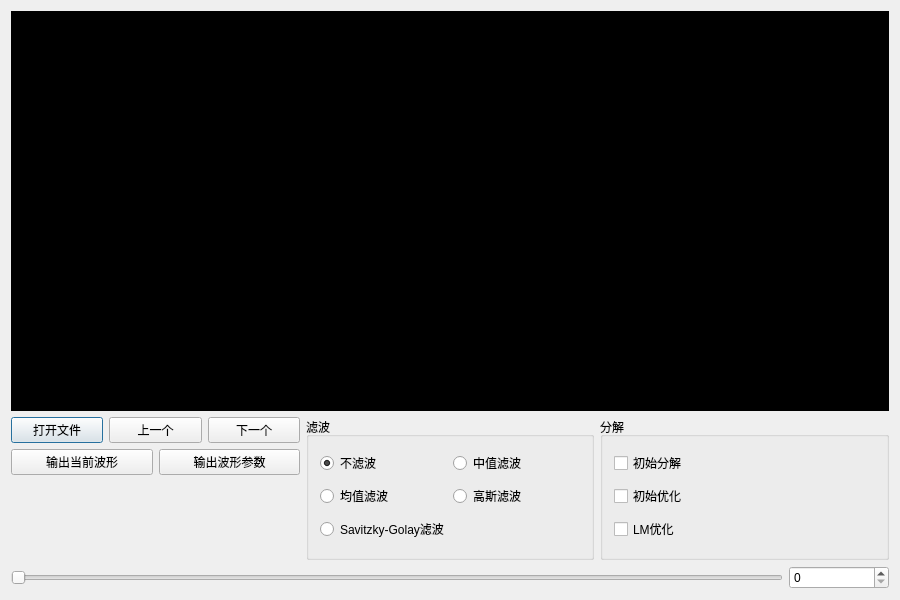
<?xml version="1.0" encoding="UTF-8"?>
<ui version="4.0">
 <class>WaveProDlgClass</class>
 <widget class="QDialog" name="WaveProDlgClass">
  <property name="geometry">
   <rect>
    <x>0</x>
    <y>0</y>
    <width>900</width>
    <height>600</height>
   </rect>
  </property>
  <property name="sizePolicy">
   <sizepolicy hsizetype="Expanding" vsizetype="Expanding">
    <horstretch>0</horstretch>
    <verstretch>0</verstretch>
   </sizepolicy>
  </property>
  <property name="minimumSize">
   <size>
    <width>900</width>
    <height>600</height>
   </size>
  </property>
  <property name="windowTitle">
   <string>WaveProDlg</string>
  </property>
  <layout class="QVBoxLayout" name="verticalLayout">
   <item>
    <layout class="QHBoxLayout" name="horizontalLayout_4"/>
   </item>
   <item>
    <widget class="WavePlotter" name="waveplotter" native="true">
     <property name="minimumSize">
      <size>
       <width>600</width>
       <height>400</height>
      </size>
     </property>
     <property name="palette">
      <palette>
       <active>
        <colorrole role="Button">
         <brush brushstyle="SolidPattern">
          <color alpha="255">
           <red>0</red>
           <green>0</green>
           <blue>0</blue>
          </color>
         </brush>
        </colorrole>
        <colorrole role="Base">
         <brush brushstyle="SolidPattern">
          <color alpha="255">
           <red>0</red>
           <green>0</green>
           <blue>0</blue>
          </color>
         </brush>
        </colorrole>
        <colorrole role="Window">
         <brush brushstyle="SolidPattern">
          <color alpha="255">
           <red>0</red>
           <green>0</green>
           <blue>0</blue>
          </color>
         </brush>
        </colorrole>
       </active>
       <inactive>
        <colorrole role="Button">
         <brush brushstyle="SolidPattern">
          <color alpha="255">
           <red>0</red>
           <green>0</green>
           <blue>0</blue>
          </color>
         </brush>
        </colorrole>
        <colorrole role="Base">
         <brush brushstyle="SolidPattern">
          <color alpha="255">
           <red>0</red>
           <green>0</green>
           <blue>0</blue>
          </color>
         </brush>
        </colorrole>
        <colorrole role="Window">
         <brush brushstyle="SolidPattern">
          <color alpha="255">
           <red>0</red>
           <green>0</green>
           <blue>0</blue>
          </color>
         </brush>
        </colorrole>
       </inactive>
       <disabled>
        <colorrole role="Button">
         <brush brushstyle="SolidPattern">
          <color alpha="255">
           <red>0</red>
           <green>0</green>
           <blue>0</blue>
          </color>
         </brush>
        </colorrole>
        <colorrole role="Base">
         <brush brushstyle="SolidPattern">
          <color alpha="255">
           <red>0</red>
           <green>0</green>
           <blue>0</blue>
          </color>
         </brush>
        </colorrole>
        <colorrole role="Window">
         <brush brushstyle="SolidPattern">
          <color alpha="255">
           <red>0</red>
           <green>0</green>
           <blue>0</blue>
          </color>
         </brush>
        </colorrole>
       </disabled>
      </palette>
     </property>
     <property name="styleSheet">
      <string notr="true">QWidget{
background:black
}</string>
     </property>
    </widget>
   </item>
   <item>
    <layout class="QHBoxLayout" name="horizontalLayout_3">
     <item>
      <layout class="QVBoxLayout" name="verticalLayout_2">
       <item>
        <layout class="QHBoxLayout" name="horizontalLayout">
         <item>
          <widget class="QPushButton" name="openButton">
           <property name="text">
            <string>打开文件</string>
           </property>
          </widget>
         </item>
         <item>
          <widget class="QPushButton" name="previousButton">
           <property name="text">
            <string>上一个</string>
           </property>
          </widget>
         </item>
         <item>
          <widget class="QPushButton" name="nextButton">
           <property name="text">
            <string>下一个</string>
           </property>
          </widget>
         </item>
        </layout>
       </item>
       <item>
        <layout class="QHBoxLayout" name="horizontalLayout_2">
         <item>
          <widget class="QPushButton" name="outputwaveButton">
           <property name="text">
            <string>输出当前波形</string>
           </property>
          </widget>
         </item>
         <item>
          <widget class="QPushButton" name="outputptButton">
           <property name="text">
            <string>输出波形参数</string>
           </property>
          </widget>
         </item>
        </layout>
       </item>
       <item>
        <spacer name="verticalSpacer">
         <property name="orientation">
          <enum>Qt::Vertical</enum>
         </property>
         <property name="sizeHint" stdset="0">
          <size>
           <width>20</width>
           <height>40</height>
          </size>
         </property>
        </spacer>
       </item>
      </layout>
     </item>
     <item>
      <widget class="QGroupBox" name="filtergroupBox">
       <property name="minimumSize">
        <size>
         <width>111</width>
         <height>73</height>
        </size>
       </property>
       <property name="title">
        <string>滤波</string>
       </property>
       <layout class="QGridLayout" name="gridLayout">
        <item row="0" column="0">
         <widget class="QRadioButton" name="nofilterradioButton">
          <property name="text">
           <string>不滤波</string>
          </property>
          <property name="checked">
           <bool>true</bool>
          </property>
         </widget>
        </item>
        <item row="0" column="1">
         <widget class="QRadioButton" name="midradioButton">
          <property name="text">
           <string>中值滤波</string>
          </property>
         </widget>
        </item>
        <item row="1" column="0">
         <widget class="QRadioButton" name="meanradioButton">
          <property name="text">
           <string>均值滤波</string>
          </property>
         </widget>
        </item>
        <item row="1" column="1">
         <widget class="QRadioButton" name="gaussianradioButton">
          <property name="text">
           <string>高斯滤波</string>
          </property>
         </widget>
        </item>
        <item row="2" column="0" colspan="2">
         <widget class="QRadioButton" name="sgradioButton">
          <property name="text">
           <string>Savitzky-Golay滤波</string>
          </property>
         </widget>
        </item>
       </layout>
       <zorder>meanradioButton</zorder>
       <zorder>gaussianradioButton</zorder>
       <zorder>nofilterradioButton</zorder>
       <zorder>midradioButton</zorder>
       <zorder>sgradioButton</zorder>
      </widget>
     </item>
     <item>
      <widget class="QGroupBox" name="decomposeBox">
       <property name="title">
        <string>分解</string>
       </property>
       <layout class="QVBoxLayout" name="verticalLayout_3">
        <item>
         <widget class="QCheckBox" name="initdecomcheckBox">
          <property name="text">
           <string>初始分解</string>
          </property>
         </widget>
        </item>
        <item>
         <widget class="QCheckBox" name="intiopticheckBox">
          <property name="text">
           <string>初始优化</string>
          </property>
         </widget>
        </item>
        <item>
         <widget class="QCheckBox" name="lmopticheckBox">
          <property name="text">
           <string>LM优化</string>
          </property>
         </widget>
        </item>
       </layout>
      </widget>
     </item>
    </layout>
   </item>
   <item>
    <layout class="QHBoxLayout" name="horizontalLayout_5">
     <item>
      <widget class="QSlider" name="horizontalSlider">
       <property name="orientation">
        <enum>Qt::Horizontal</enum>
       </property>
      </widget>
     </item>
     <item>
      <widget class="QSpinBox" name="spinBox">
       <property name="minimumSize">
        <size>
         <width>100</width>
         <height>0</height>
        </size>
       </property>
      </widget>
     </item>
    </layout>
   </item>
  </layout>
 </widget>
 <layoutdefault spacing="6" margin="11"/>
 <customwidgets>
  <customwidget>
   <class>WavePlotter</class>
   <extends>QWidget</extends>
   <header>waveplotter.h</header>
   <container>1</container>
  </customwidget>
 </customwidgets>
 <resources>
  <include location="waveprodlg.qrc"/>
 </resources>
 <connections>
  <connection>
   <sender>openButton</sender>
   <signal>clicked()</signal>
   <receiver>WaveProDlgClass</receiver>
   <slot>openFile()</slot>
   <hints>
    <hint type="sourcelabel">
     <x>86</x>
     <y>440</y>
    </hint>
    <hint type="destinationlabel">
     <x>72</x>
     <y>306</y>
    </hint>
   </hints>
  </connection>
  <connection>
   <sender>previousButton</sender>
   <signal>clicked()</signal>
   <receiver>WaveProDlgClass</receiver>
   <slot>previousClicked()</slot>
   <hints>
    <hint type="sourcelabel">
     <x>167</x>
     <y>440</y>
    </hint>
    <hint type="destinationlabel">
     <x>240</x>
     <y>362</y>
    </hint>
   </hints>
  </connection>
  <connection>
   <sender>nextButton</sender>
   <signal>clicked()</signal>
   <receiver>WaveProDlgClass</receiver>
   <slot>nextClicked()</slot>
   <hints>
    <hint type="sourcelabel">
     <x>248</x>
     <y>440</y>
    </hint>
    <hint type="destinationlabel">
     <x>360</x>
     <y>378</y>
    </hint>
   </hints>
  </connection>
  <connection>
   <sender>nofilterradioButton</sender>
   <signal>toggled(bool)</signal>
   <receiver>WaveProDlgClass</receiver>
   <slot>noFilterClicked()</slot>
   <hints>
    <hint type="sourcelabel">
     <x>446</x>
     <y>472</y>
    </hint>
    <hint type="destinationlabel">
     <x>327</x>
     <y>409</y>
    </hint>
   </hints>
  </connection>
  <connection>
   <sender>midradioButton</sender>
   <signal>toggled(bool)</signal>
   <receiver>WaveProDlgClass</receiver>
   <slot>midFilterClicked()</slot>
   <hints>
    <hint type="sourcelabel">
     <x>584</x>
     <y>472</y>
    </hint>
    <hint type="destinationlabel">
     <x>291</x>
     <y>441</y>
    </hint>
   </hints>
  </connection>
  <connection>
   <sender>gaussianradioButton</sender>
   <signal>toggled(bool)</signal>
   <receiver>WaveProDlgClass</receiver>
   <slot>gaussianFilterClicked()</slot>
   <hints>
    <hint type="sourcelabel">
     <x>584</x>
     <y>505</y>
    </hint>
    <hint type="destinationlabel">
     <x>233</x>
     <y>517</y>
    </hint>
   </hints>
  </connection>
  <connection>
   <sender>meanradioButton</sender>
   <signal>toggled(bool)</signal>
   <receiver>WaveProDlgClass</receiver>
   <slot>meanFilterClicked()</slot>
   <hints>
    <hint type="sourcelabel">
     <x>446</x>
     <y>505</y>
    </hint>
    <hint type="destinationlabel">
     <x>289</x>
     <y>479</y>
    </hint>
   </hints>
  </connection>
  <connection>
   <sender>initdecomcheckBox</sender>
   <signal>stateChanged(int)</signal>
   <receiver>WaveProDlgClass</receiver>
   <slot>initdecom_stateChange()</slot>
   <hints>
    <hint type="sourcelabel">
     <x>879</x>
     <y>472</y>
    </hint>
    <hint type="destinationlabel">
     <x>516</x>
     <y>424</y>
    </hint>
   </hints>
  </connection>
  <connection>
   <sender>intiopticheckBox</sender>
   <signal>stateChanged(int)</signal>
   <receiver>WaveProDlgClass</receiver>
   <slot>initopti_stateChange()</slot>
   <hints>
    <hint type="sourcelabel">
     <x>879</x>
     <y>505</y>
    </hint>
    <hint type="destinationlabel">
     <x>531</x>
     <y>466</y>
    </hint>
   </hints>
  </connection>
  <connection>
   <sender>lmopticheckBox</sender>
   <signal>stateChanged(int)</signal>
   <receiver>WaveProDlgClass</receiver>
   <slot>lmopti_stateChange()</slot>
   <hints>
    <hint type="sourcelabel">
     <x>879</x>
     <y>538</y>
    </hint>
    <hint type="destinationlabel">
     <x>530</x>
     <y>509</y>
    </hint>
   </hints>
  </connection>
  <connection>
   <sender>horizontalSlider</sender>
   <signal>valueChanged(int)</signal>
   <receiver>spinBox</receiver>
   <slot>setValue(int)</slot>
   <hints>
    <hint type="sourcelabel">
     <x>63</x>
     <y>589</y>
    </hint>
    <hint type="destinationlabel">
     <x>889</x>
     <y>588</y>
    </hint>
   </hints>
  </connection>
  <connection>
   <sender>spinBox</sender>
   <signal>valueChanged(int)</signal>
   <receiver>horizontalSlider</receiver>
   <slot>setValue(int)</slot>
   <hints>
    <hint type="sourcelabel">
     <x>889</x>
     <y>588</y>
    </hint>
    <hint type="destinationlabel">
     <x>50</x>
     <y>589</y>
    </hint>
   </hints>
  </connection>
  <connection>
   <sender>horizontalSlider</sender>
   <signal>valueChanged(int)</signal>
   <receiver>WaveProDlgClass</receiver>
   <slot>on_valueChange()</slot>
   <hints>
    <hint type="sourcelabel">
     <x>41</x>
     <y>589</y>
    </hint>
    <hint type="destinationlabel">
     <x>55</x>
     <y>578</y>
    </hint>
   </hints>
  </connection>
  <connection>
   <sender>spinBox</sender>
   <signal>valueChanged(int)</signal>
   <receiver>WaveProDlgClass</receiver>
   <slot>on_valueChange()</slot>
   <hints>
    <hint type="sourcelabel">
     <x>889</x>
     <y>588</y>
    </hint>
    <hint type="destinationlabel">
     <x>236</x>
     <y>566</y>
    </hint>
   </hints>
  </connection>
  <connection>
   <sender>horizontalSlider</sender>
   <signal>valueChanged(int)</signal>
   <receiver>WaveProDlgClass</receiver>
   <slot>on_sliderChange()</slot>
   <hints>
    <hint type="sourcelabel">
     <x>63</x>
     <y>589</y>
    </hint>
    <hint type="destinationlabel">
     <x>341</x>
     <y>587</y>
    </hint>
   </hints>
  </connection>
  <connection>
   <sender>sgradioButton</sender>
   <signal>toggled(bool)</signal>
   <receiver>WaveProDlgClass</receiver>
   <slot>sgFilter_Clicked()</slot>
   <hints>
    <hint type="sourcelabel">
     <x>584</x>
     <y>538</y>
    </hint>
    <hint type="destinationlabel">
     <x>415</x>
     <y>532</y>
    </hint>
   </hints>
  </connection>
  <connection>
   <sender>outputptButton</sender>
   <signal>clicked()</signal>
   <receiver>WaveProDlgClass</receiver>
   <slot>outputptbutton_Clicked()</slot>
   <hints>
    <hint type="sourcelabel">
     <x>296</x>
     <y>479</y>
    </hint>
    <hint type="destinationlabel">
     <x>21</x>
     <y>514</y>
    </hint>
   </hints>
  </connection>
  <connection>
   <sender>outputwaveButton</sender>
   <signal>clicked()</signal>
   <receiver>WaveProDlgClass</receiver>
   <slot>outputwavebutton_Clicked()</slot>
   <hints>
    <hint type="sourcelabel">
     <x>56</x>
     <y>465</y>
    </hint>
    <hint type="destinationlabel">
     <x>84</x>
     <y>529</y>
    </hint>
   </hints>
  </connection>
 </connections>
 <slots>
  <slot>openFile()</slot>
  <slot>nextClicked()</slot>
  <slot>previousClicked()</slot>
  <slot>noFilterClicked()</slot>
  <slot>midFilterClicked()</slot>
  <slot>meanFilterClicked()</slot>
  <slot>gaussianFilterClicked()</slot>
  <slot>initdecom_stateChange()</slot>
  <slot>initopti_stateChange()</slot>
  <slot>lmopti_stateChange()</slot>
  <slot>on_valueChange()</slot>
  <slot>on_sliderChange()</slot>
  <slot>sgFilter_Clicked()</slot>
  <slot>outputptbutton_Clicked()</slot>
  <slot>outputwavebutton_Clicked()</slot>
 </slots>
</ui>
